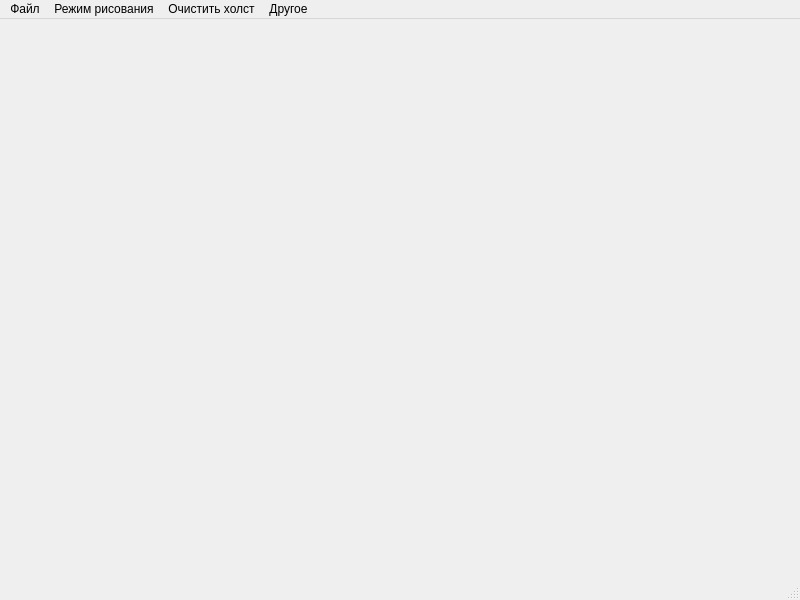
<?xml version="1.0" encoding="UTF-8"?>
<ui version="4.0">
 <class>MainWindow</class>
 <widget class="QMainWindow" name="MainWindow">
  <property name="geometry">
   <rect>
    <x>0</x>
    <y>0</y>
    <width>800</width>
    <height>600</height>
   </rect>
  </property>
  <property name="windowTitle">
   <string>MainWindow</string>
  </property>
  <widget class="QWidget" name="centralwidget">
   <layout class="QVBoxLayout" name="verticalLayout">
    <item>
     <widget class="Canvas" name="CanvasWidget" native="true"/>
    </item>
   </layout>
  </widget>
  <widget class="QMenuBar" name="menubar">
   <property name="geometry">
    <rect>
     <x>0</x>
     <y>0</y>
     <width>800</width>
     <height>25</height>
    </rect>
   </property>
   <widget class="QMenu" name="menu">
    <property name="title">
     <string>Файл</string>
    </property>
    <addaction name="Save"/>
    <addaction name="Load"/>
   </widget>
   <widget class="QMenu" name="menu_2">
    <property name="title">
     <string>Режим рисования</string>
    </property>
    <addaction name="Select"/>
    <addaction name="Rectangle"/>
    <addaction name="Ellipse"/>
    <addaction name="Line"/>
   </widget>
   <widget class="QMenu" name="menu_3">
    <property name="title">
     <string>Очистить холст</string>
    </property>
    <addaction name="Clear"/>
   </widget>
   <widget class="QMenu" name="menu_4">
    <property name="title">
     <string>Другое</string>
    </property>
    <addaction name="Info"/>
    <addaction name="Exit"/>
   </widget>
   <addaction name="menu"/>
   <addaction name="menu_2"/>
   <addaction name="menu_3"/>
   <addaction name="menu_4"/>
  </widget>
  <widget class="QStatusBar" name="statusbar"/>
  <action name="Save">
   <property name="text">
    <string>Сохранить</string>
   </property>
  </action>
  <action name="Load">
   <property name="text">
    <string>Загрузить</string>
   </property>
  </action>
  <action name="Select">
   <property name="text">
    <string>Выбрать</string>
   </property>
  </action>
  <action name="Rectangle">
   <property name="text">
    <string>Прямоугольник</string>
   </property>
  </action>
  <action name="Ellipse">
   <property name="text">
    <string>Эллипс</string>
   </property>
  </action>
  <action name="Line">
   <property name="text">
    <string>Линия</string>
   </property>
  </action>
  <action name="Clear">
   <property name="text">
    <string>Очистить</string>
   </property>
  </action>
  <action name="Info">
   <property name="text">
    <string>Информация о программе</string>
   </property>
  </action>
  <action name="Exit">
   <property name="text">
    <string>Выйти</string>
   </property>
  </action>
 </widget>
 <customwidgets>
  <customwidget>
   <class>Canvas</class>
   <extends>QWidget</extends>
   <header>canvas.h</header>
   <container>1</container>
  </customwidget>
 </customwidgets>
 <resources/>
 <connections/>
</ui>
